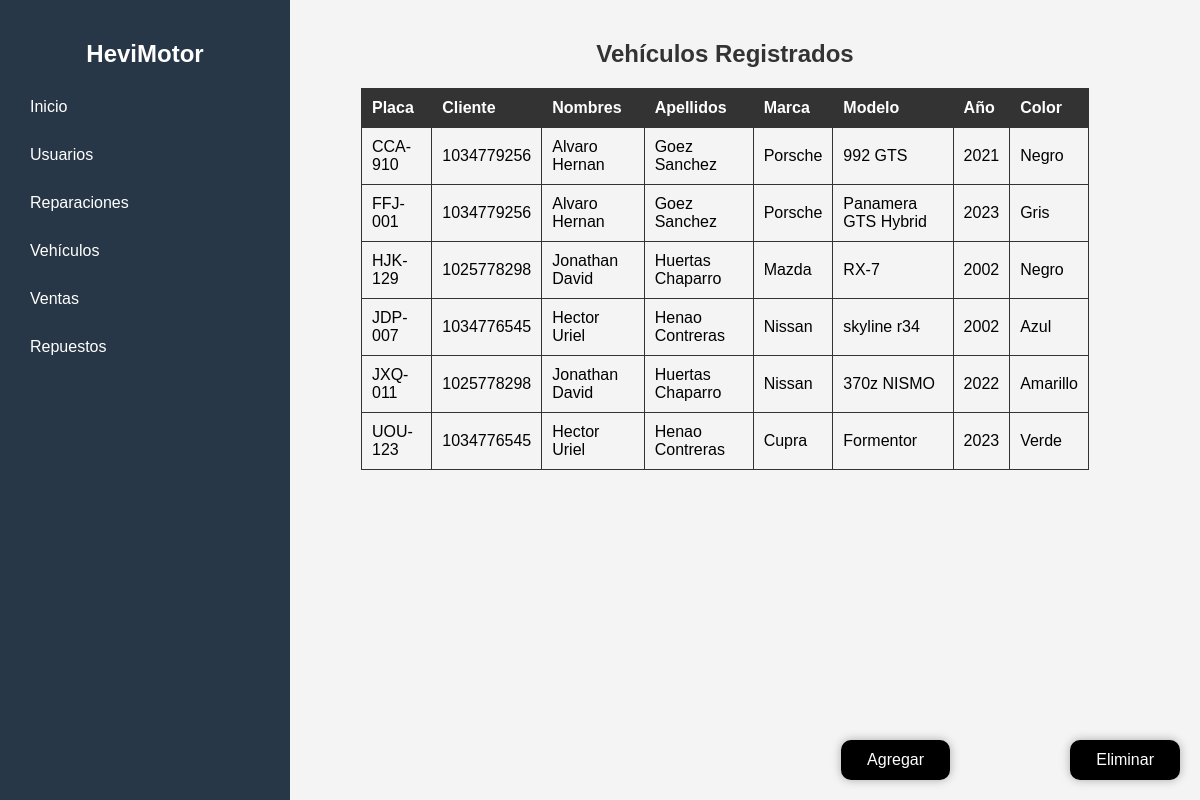
Page /vehiculos/selectvehicle.php on the committed database.
### tables this page shows
CREATE TABLE `vehiculos` (
  `Placa` varchar(7) NOT NULL,
  `Cedula_Usu` int(12) NOT NULL,
  `Marca` varchar(25) NOT NULL,
  `Modelo` varchar(50) NOT NULL,
  `Año` varchar(5) NOT NULL,
  `Color` varchar(20) NOT NULL
);

CREATE TABLE `usuarios` (
  `Nombres` varchar(40) NOT NULL,
  `Apellidos` varchar(40) NOT NULL,
  `Correo` varchar(100) NOT NULL,
  `Cedula` int(12) NOT NULL,
  `Ciudad` varchar(30) NOT NULL,
  `Direccion` text NOT NULL,
  `Celular` varchar(40) NOT NULL,
  `Nickname` varchar(40) DEFAULT NULL,
  `Contraseña` varchar(25) DEFAULT NULL,
  `Rol` int(11) NOT NULL
);

### vehiculos/selectvehicle.php (the view, shortened to what this page needs)
<!DOCTYPE html>
<html lang="es">
<head>
</head>
<body>
<div class="content">
    <h2>Vehículos Registrados</h2>
    <?php
    $servername = "localhost";
    $username = "root";
    $password = "";
    $dbname = "hevimotormysql";
    $conn = new mysqli($servername, $username, $password, $dbname);
    $sql_select = "SELECT v.placa, v.cedula_usu, u.nombres, u.apellidos, v.marca, v.modelo, v.año, v.color FROM vehiculos v, usuarios u where v.cedula_usu = u.cedula";
    $result = $conn->query($sql_select);
    if ($result->num_rows > 0) {
        echo "<table>";
        echo "<tr><th>Placa</th><th>Cliente</th><th>Nombres</th><th>Apellidos</th><th>Marca</th><th>Modelo</th><th>Año</th><th>Color</th></tr>";
        while ($row = $result->fetch_assoc()) {
            echo "<tr>";
            echo "<td>" . $row["placa"] . "</td>";
            echo "<td>" . $row["cedula_usu"] . "</td>";
            echo "<td>" . $row["nombres"] . "</td>";
            echo "<td>" . $row["apellidos"] . "</td>";
            echo "<td>" . $row["marca"] . "</td>";
            echo "<td>" . $row["modelo"] . "</td>";
            echo "<td>" . $row["año"] . "</td>";
            echo "<td>" . $row["color"] . "</td>";
            echo "</tr>";
        }
        echo "</table>";
    } else {
        echo "<p>No hay vehículos registrados.</p>";
    }
    ?>
    </div>
<div class="container3">
    <button onclick="location.href='addvehicle.php'">Agregar</button>
</div>
<div class="container4">
    <button onclick="location.href='deletevehicle.php'">Eliminar</button>
</div>
<div class="sidebar">
    <h2>HeviMotor</h2>
    <ul>
        <?php
        $menuItems = array(
            "Inicio" => "../pantallas/pantallaprincipal.php",
            "Usuarios" => "../usuarios/selectusuarios.php",
            "Reparaciones" => "../reparaciones/selectreparacion.php",
            "Vehículos" => "../vehiculos/selectvehicle.php",
            "Ventas" => "../ventas/selectventa.php",
            "Repuestos" => "../repuestos/selectrepuestos.php"
        );
        foreach ($menuItems as $itemName => $itemLink) {
            echo "<li><a href=\"$itemLink\">$itemName</a></li>";
        }
        ?>
    </ul>
</div>
</body>
</html>

### vehiculos/selectvehicle.php (style rules this page uses)
body { font-family: Arial, sans-serif; background-color: #f4f4f4; margin: 0; padding: 0; }
h2 { text-align: center; color: #333; }
table { width: 80%; margin: 20px auto; border-collapse: collapse; }
table, th, td { border: 1px solid #333; }
th, td { padding: 10px; text-align: left; }
th { background-color: #333; color: #fff; }
.content { flex: 1; padding: 20px; margin-left: 250px; background-color: #f4f4f4; }
.content h2 { color: #333; }
.container3 { position: fixed; bottom: 20px; right: 250px; background-color: black; padding: 10px 20px; border-radius: 10px; box-shadow: 0 0 10px rgba(0, 0, 0, 0.3); }
.container4 { position: fixed; bottom: 20px; right: 20px; background-color: black; padding: 10px 20px; border-radius: 10px; box-shadow: 0 0 10px rgba(0, 0, 0, 0.3); }
button { color: white; background-color: transparent; border: none; outline: none; cursor: pointer; font-size: 16px; }
.sidebar { background-color: rgb(40,55,71); color: #fff; width: 250px; padding: 20px; position: fixed; top: 0; bottom: 0; left: 0; }
.sidebar h2 { margin-bottom: 20px; color: #fff; }
.sidebar ul { list-style-type: none; padding: 0; }
.sidebar ul li { margin-bottom: 10px; }
.sidebar ul li a { color: #fff; text-decoration: none; display: block; padding: 10px; border-radius: 5px; transition: background-color 0.3s ease, color 0.3s ease; }

### rows in the picture
vehiculos: Placa "CCA-910", Cedula_Usu "1034779256", Cedula_Usu.Nombres "Alvaro Hernan", Cedula_Usu.Apellidos "Goez Sanchez", Marca "Porsche", Modelo "992 GTS", Año "2021", Color "Negro"
vehiculos: Placa "FFJ-001", Cedula_Usu "1034779256", Cedula_Usu.Nombres "Alvaro Hernan", Cedula_Usu.Apellidos "Goez Sanchez", Marca "Porsche", Modelo "Panamera GTS Hybrid", Año "2023", Color "Gris"
vehiculos: Placa "HJK-129", Cedula_Usu "1025778298", Cedula_Usu.Nombres "Jonathan David", Cedula_Usu.Apellidos "Huertas Chaparro", Marca "Mazda", Modelo "RX-7", Año "2002", Color "Negro"
vehiculos: Placa "JDP-007", Cedula_Usu "1034776545", Cedula_Usu.Nombres "Hector Uriel", Cedula_Usu.Apellidos "Henao Contreras", Marca "Nissan", Modelo "skyline r34", Año "2002", Color "Azul"
vehiculos: Placa "JXQ-011", Cedula_Usu "1025778298", Cedula_Usu.Nombres "Jonathan David", Cedula_Usu.Apellidos "Huertas Chaparro", Marca "Nissan", Modelo "370z NISMO", Año "2022", Color "Amarillo"
vehiculos: Placa "UOU-123", Cedula_Usu "1034776545", Cedula_Usu.Nombres "Hector Uriel", Cedula_Usu.Apellidos "Henao Contreras", Marca "Cupra", Modelo "Formentor", Año "2023", Color "Verde"

### other values in the picture
$itemName "Inicio"
$itemName "Usuarios"
$itemName "Reparaciones"
$itemName "Vehículos"
$itemName "Ventas"
$itemName "Repuestos"
